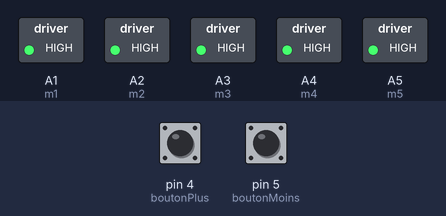
This sketch was run on a simulated Arduino Nano, built with avr-gcc and run on an emulated ATmega328P. Shown: switched loads named in the sketch (green lamp = pin HIGH). The inputs (shaded band) are chosen by the test bench; at power-on: pin 4 (boutonPlus) HIGH, pin 5 (boutonMoins) HIGH. What the sketch prints to the serial monitor is not drawn.

Above: at 0.1 s.
Timing chart, 0 to 1.6 s (numbered marks = the images above):
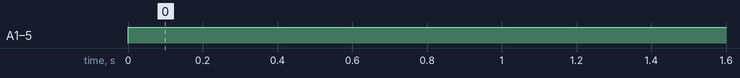

Measured:
- by itself, A1 (m1), A2 (m2), A3 (m3), A4 (m4), A5 (m5): LOW → HIGH at 0.00 s

The sketch:

smart_gloves.ino
```cpp
int boutonPlus = 4;
int boutonMoins = 5;

//set motors
int m1 = A1;
int m2= A2;
int m3 = A3;
int m4 = A4;
int m5 = A5;

int led1 = A6;


int Bmoins;
int Bplus;

int etat=0;

int speed = 130;
int MaxSpeed = 250;
int minSpeed = 130;

int pas = 30;

void setup() {
  // put your setup code here, to run once:
  pinMode(boutonPlus,INPUT_PULLUP);
  pinMode(boutonMoins,INPUT_PULLUP);

  pinMode(m1,OUTPUT);
  pinMode(m2,OUTPUT);
  pinMode(m3,OUTPUT);
  pinMode(m4,OUTPUT);
  pinMode(m5,OUTPUT);

  pinMode(led1,OUTPUT);
  analogWrite(led1,0);


  Serial.begin(115200);
  Serial.println("hello");

}


void loop() {

  // put your main code here, to run repeatedly:
  Bmoins = digitalRead(boutonMoins);
  Bplus = digitalRead(boutonPlus);

  // Serial.println(Bmoins);
  // Serial.println(Bplus);


  if(Bplus==0 ){


    while(!digitalRead(boutonPlus)){
      delay(1);
    }
    led_on();
    speed = speed + pas;

    if(speed > MaxSpeed){
      speed = MaxSpeed;
    }

  }

  else if(Bmoins==0 ){

    while(!digitalRead(boutonMoins)){
      delay(1);
    }
    led_on();
    speed = speed - pas;

    if (speed < minSpeed){
      speed = minSpeed;
    }

  }

set_motors();
Serial.println(speed);
delay(10);


}


void set_motors(){
  analogWrite(m1,speed);
  analogWrite(m2,speed);
  analogWrite(m3,speed);
  analogWrite(m4,speed);
  analogWrite(m5,speed);
}

void led_on(){
  analogWrite(led1,200);
  delay(200);
  analogWrite(led1,0);
}
```
